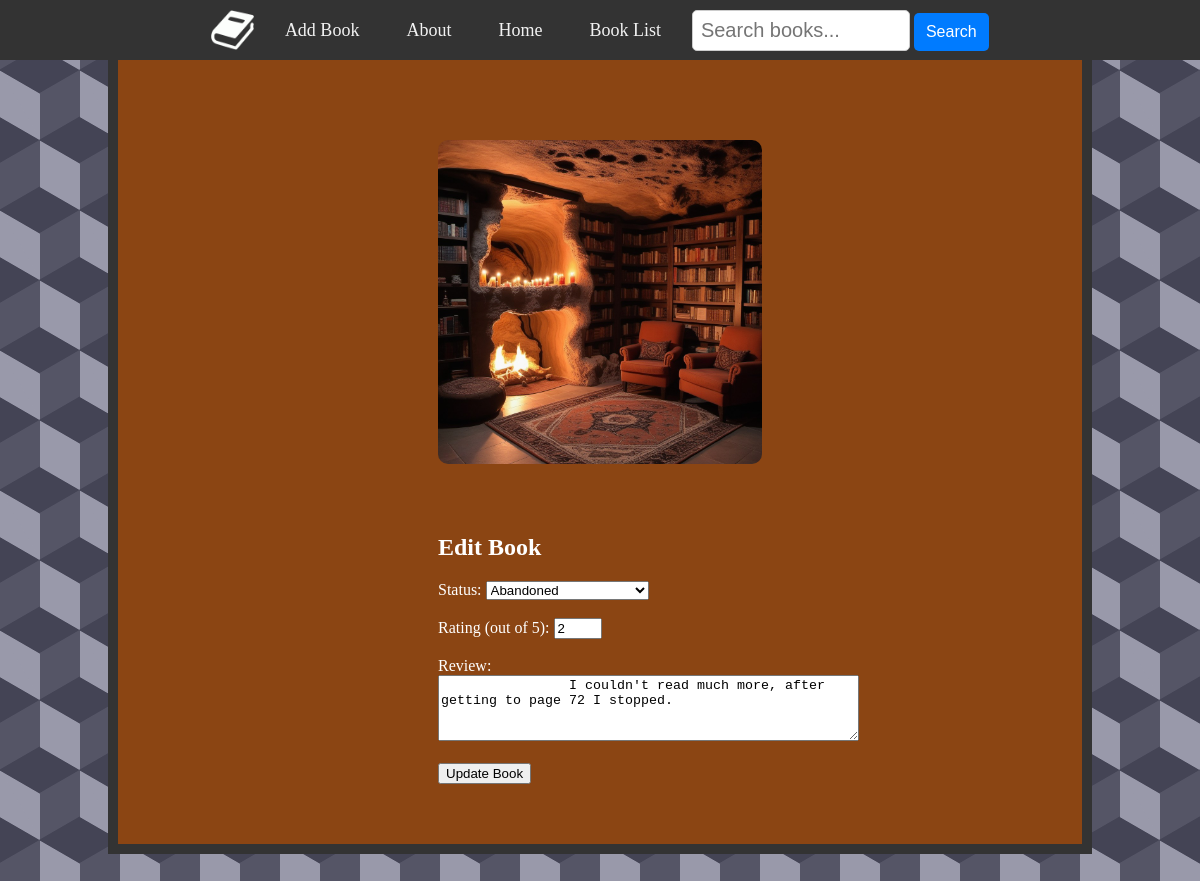
Screenshot of /public/pages/update_book.php?id=7 with the database file from the repository.
### tables this page shows
CREATE TABLE `books` (
  `id` int(11) NOT NULL,
  `title` varchar(255) NOT NULL,
  `author` varchar(255) NOT NULL,
  `publish_year` year(4) DEFAULT NULL,
  `genre` varchar(100) DEFAULT NULL,
  `status` varchar(100) DEFAULT 'In Progress',
  `page_count` int(10) UNSIGNED DEFAULT NULL,
  `listen_time` int(10) UNSIGNED DEFAULT NULL,
  `rating` int(11) DEFAULT NULL CHECK (`rating` between 1 and 5),
  `review` text DEFAULT NULL,
  `created_at` date NOT NULL,
  `updated_at` timestamp NOT NULL DEFAULT current_timestamp() ON UPDATE current_timestamp()
);

### public/pages/update_book.php (the view, shortened to what this page needs)
<?php
require_once '../../includes/creds.php';
if (isset($_GET['id']) && is_numeric($_GET['id'])) {
    $book_id = $_GET['id'];
    try {
        $stmt = $pdo->prepare("SELECT review, status, rating FROM books WHERE id = :id");
        $stmt->bindParam(':id', $book_id, PDO::PARAM_INT);
        $stmt->execute();
        $book = $stmt->fetch();
    } catch (PDOException $e) {
        echo "Error: " . $e->getMessage();
    }
}
?>
<!DOCTYPE html>
<html lang="en">
<head>
    <link rel="stylesheet" href="../assets/styles.css">
</head>
<body>
<div class="navbar">
    <img src="../assets/whiteBookIcon.png" alt="White Book Icon">
    <a href="add_book.php">Add Book</a>
    <a href="#news">About</a>
    <a href="../../index.php">Home</a>
    <a href="search_book.php">Book List</a>
    <form method="GET" action="search_book.php">
    <input type="text" name="search" placeholder="Search books..." value="<?= $_GET['search'] ?? '' ?>">
        <button type="submit">Search</button>
    </form>
</div>
<div class="titleBar">
    <div class="container">
    <img class="container__image" src="../assets/fireplace.jpg" alt="Cave Fire Place">
    <div class="container__text">
    <h2>Edit Book</h2>
    <form action="../../includes/update.php" method="POST">
        <label for="status">Status:</label>
        <select name="status">
            <option value="Abandoned" <?= ($book['status'] == "Abandoned") ? 'selected' : '' ?>>Abandoned</option>
        </select><br><br>
        <label for="rating">Rating (out of 5):</label>
        <input value="<?= $book['rating'] ?>" type="number" name="rating" step="1" min="0" max="5"><br><br>
        <label for="review">Review:</label>
        <textarea name="review" rows="4" cols="50" placeholder="Write your review here...">
        <?php echo htmlspecialchars($book['review']); ?>
        </textarea><br><br>
        <button type="submit">Update Book</button>
    </form>
</div>
</div>
</div>
</body>
</html>

### public/assets/styles.css (style rules this page uses)
body { background-color: #556; background-image: linear-gradient(30deg, #445 12%, transparent 12.5%, transparent 87%, #445 87.5%, #445), linear-gradient(150deg, #445 12%, transparent 12.5%, transparent 87%, #445 87.5%, #445), linear-gradient(30deg, #445 12%, transparent 12.5%, transparent 87%, #445 87.5%, #445), linear-gradient(150deg, #445 12%, transparent 12.5%, transparent 87%, #445 87.5%, #445), linear-gradient(60deg, #99a 25%, transparent 25.5%, transparent 75%, #99a 75%, #99a), linear-gradient(60deg, #99a 25%, transparent 25.5%, transparent 75%, #99a 75%, #99a); background-size: 80px 140px; background-position: 0 0, 0 0, 40px 70px, 40px 70px, 0 0, 40px 70px; color: white; }
a { color: lightblue }
.navbar { width: 100%; height: 60px; background-color: #333; display: flex; align-items: center; justify-content: center; gap: 15px; position: fixed; top: 0; left: 0; right: 0; z-index: 1000; }
.navbar img { max-height: 40px; width: auto; }
.navbar a { color: #f2f2f2; text-align: center; text-decoration: none; font-size: 18px; padding: 10px 16px; }
.navbar input[type="text"] { padding: 8px; font-size: 20px; border: 1px solid #ccc; width: 200px; border-radius: 5px; background-color: white; color: black; }
.navbar button { padding: 10px 12px; font-size: 16px; border: none; background-color: #007bff; color: white; cursor: pointer; border-radius: 5px; }
.titleBar { border: 10px solid #333; margin: 50px 100px 80px 100px; background-color: saddlebrown; padding: 20px; }
.container { padding: 60px 300px 40px; max-width: 1000px; display: flex; flex-wrap: wrap; gap: 50px; align-items: center; }
.container__image { border: #333; border-radius: 10px; width: 100%; max-width: 500px; height: auto; flex: 1 1 200px; }
.container__text { flex: 2 1 450px; }

### rows the page displays
books: status "Abandoned", rating "2", review "I couldn't read much more, after getting to page 72 I stopped."
